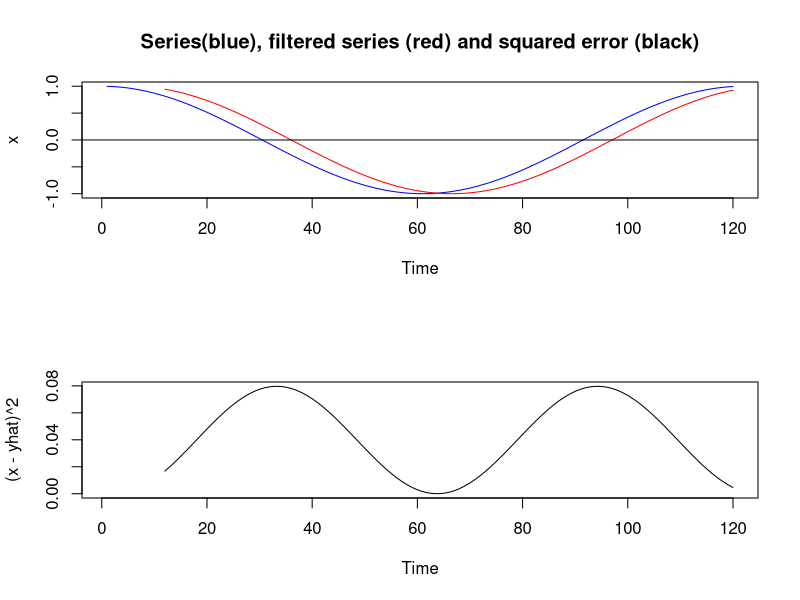

This figure's R source:

# Input series
omega<-pi/61
len<-120
x<-cos(1:len*omega)

# Filter weights: equally-weighted filter of length 12

L<-12
bkh<-rep(1/L,L)
# Normalization (so that scale of output is equal to scale of input)
norm_c<-abs(sum(bkh*exp(1.i*(0:(L-1))*omega)))
bk<-bkh/norm_c

# Filter series
yhat<-rep(NA,len)
for (i in L:len)
  yhat[i]<-sum(bk*x[i:(i-L+1)])

# Plot series, filtered series and squared error
par(mfrow=c(2,1))
ts.plot(x,col="blue",main="Series(blue), filtered series (red) and squared error (black)")
lines(yhat,col="red")
abline(h=0)
ts.plot((x-yhat)^2)